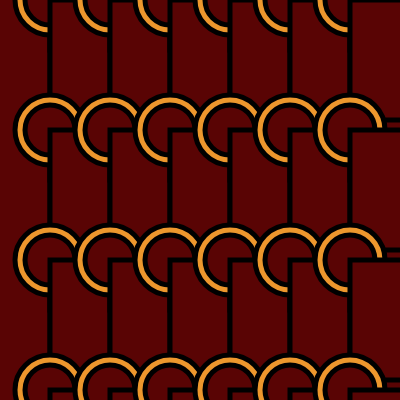
Frame 1 (no input)
Frame 60 (no input): identical to frame 1, image omitted
Frame 120 (the mouse pressed at the canvas centre since frame 60): identical to frame 1, image omitted

The p5.js sketch that drew this single still picture (run headless with seeded random() and noise() and a simulated clock; from frame 60 on, the mouse is pressed at the canvas centre):

// p5.js sketch
// ── sketch.js

function setup() {
  createCanvas(400, 400);
}

function draw() {
  let c1 = color('#625261')
  let c2 = color('#590404')
  let c3 = color('#d61313')
  let c4 = color('#ed972d')
  background(c2);
  strokeWeight(5);

  for (let x =50; x <= width; x = x + 60) {
    for (let y =0; y <= height; y = y + 130) {
      fill(c1);
      rect(x,y,10,100);
      fill(c3);
      rect(x,y,30,50);
      fill(c4);
      ellipse(x,y,70,70);
      fill(c2);
      ellipse(x,y,50,50);
      rect(x,y,70,120);
      fill(c3);
    }
  }

}
